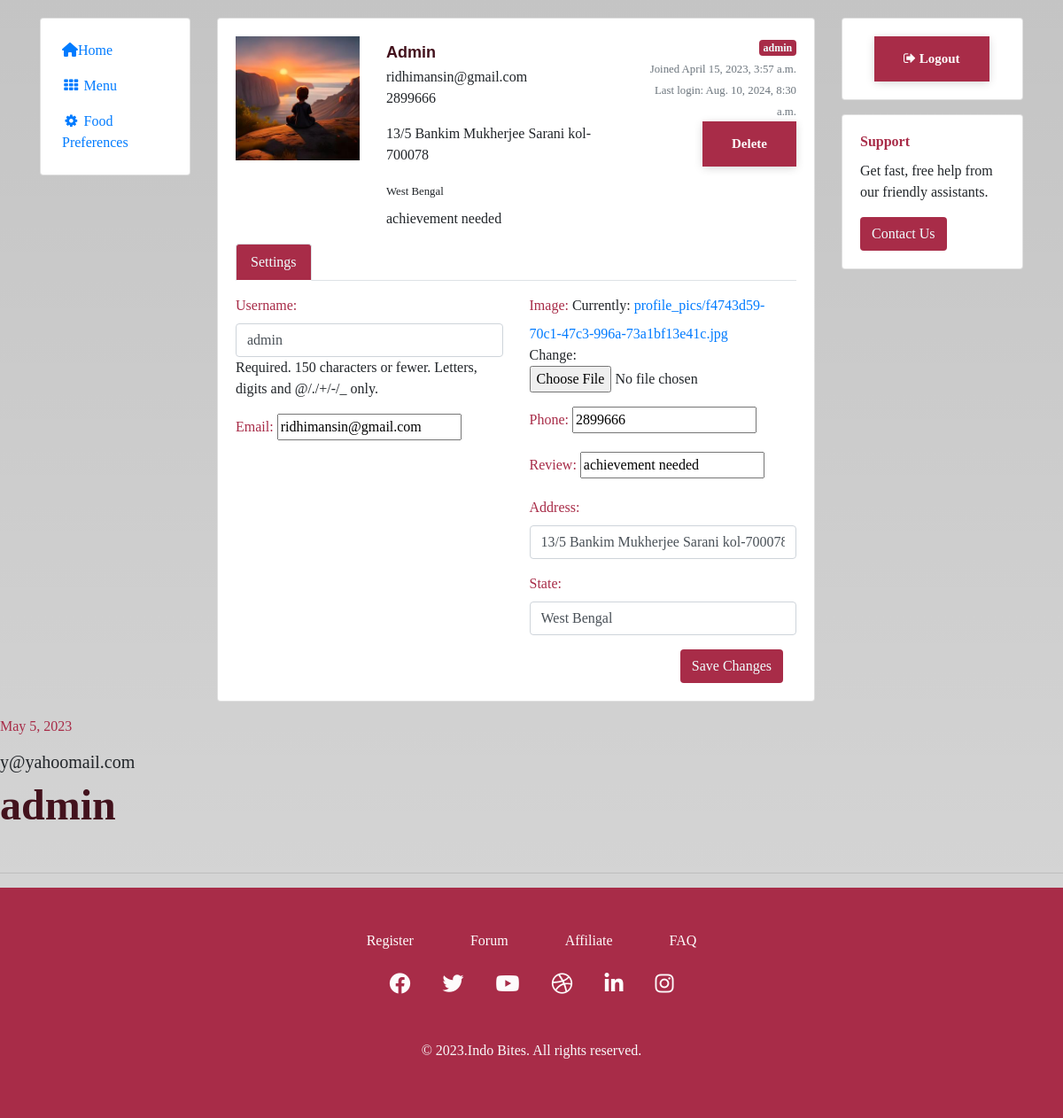
Screenshot of /prof/admin/ (signed in) with the database file from the repository.
### bongapp/models.py (models this page shows, shortened)
class Profile(models.Model):
    user = models.OneToOneField(User,on_delete=models.CASCADE)
    image= models.ImageField(default='default1.jpg',upload_to='profile_pics')
    phone=models.BigIntegerField(default=0000)
    review=models.TextField(default='No review',max_length=525)
    address = models.CharField(max_length=300,default='No address')
    state=models.CharField(max_length=111,default='No state')

class Booking(models.Model):
      name=models.TextField(default="no name")
      day = models.DateField(default=datetime.today())
      email=models.EmailField(default='ridhimansin@gmail.com')
      description=models.CharField(max_length=250,default='no special request')
      seats= models.CharField(max_length=100, choices=SEAT_CHOICES, default="2")
      phone=models.IntegerField(default=0)

### bongapp/views.py (the view)
# urls.py: path("prof/<str:username>/",views.prof,name='prof'),
def prof(request,username):
    if request.user.is_anonymous:
       return redirect("/login")
    user = get_object_or_404(User, username=username)
    if request.user.username != username:
        return render(request,'ProfileDifferent.html',{'user':user})
    if request.method == 'POST':
      uform=Userupdate(request.POST,instance=request.user)
      pform=Profileform(request.POST,
                        request.FILES,
                        instance=request.user.profile)
      if uform.is_valid() and pform.is_valid():
         uform.save()
         pform.save()
         messages.success(request, 'Profile update done')
         return redirect(f"/prof/{request.user.username}")
    else:
      uform=Userupdate(instance=request.user)
      pform=Profileform(instance=request.user.profile)
    jei=request.user.username
    all_users=Booking.objects.filter(name=jei)
    content={'uform':uform,
             'pform':pform,
             'all_users':all_users
             }
    return render(request,'ProfileCustomer.html',content)

### bongapp/forms.py
class Userupdate(forms.ModelForm):
   email=forms.EmailField()
   class Meta:
      model =User
      fields=['username','email']
      widgets = {
            'username': TextInput(attrs={
                'class': "form-control",
                'placeholder': 'Name'
                }),
            'email': EmailInput(attrs={
                'class': "form-control",
                'placeholder': 'Email'
                })
        }

class Profileform(forms.ModelForm):
   phone=forms.IntegerField()
   review=forms.CharField()
   address = forms.CharField(widget=forms.TextInput(attrs={
        'class': "form-control",
        'placeholder': 'Address'
    }))
   state = forms.CharField(widget=forms.TextInput(attrs={
        'class': "form-control",
        'placeholder': 'State'
    }))
   class Meta:
      model=Profile
      fields= ['image','phone','review','address','state']
      widgets = {
            'review': TextInput(attrs={
                'class': "form-control",
                'style': 'style="color :#A82C48"',
                'placeholder': 'Name'
                }),
            'phone': EmailInput(attrs={
                'class': "form-control",
                'placeholder': 'Email'
                })
        }

### templates/ProfileCustomer.html (shortened to what this page needs)
{% load static %}
<!DOCTYPE html>
<html lang="en">
<head>
    <link href="https://cdn.jsdelivr.net/npm/bootstrap@4.1.1/dist/css/bootstrap.min.css" rel="stylesheet">
    <link rel="stylesheet" href="https://cdnjs.cloudflare.com/ajax/libs/font-awesome/6.0.0-beta3/css/all.min.css">
</head>
<body>
    <link href="https://maxcdn.bootstrapcdn.com/font-awesome/4.3.0/css/font-awesome.min.css" rel="stylesheet">
    <div class="container">
        <div class="row flex-lg-nowrap">
            <div class="col-12 col-lg-auto mb-3" style="width: 200px;">
                <div class="card p-3">
                    <div class="e-navlist e-navlist--active-bg">
                        <ul class="nav">
                            <li class="nav-item"><a class="nav-link px-2 " href="\"><i
                                        class="fa-solid fa-house"></i><span>Home</span></a></li>
                            <li class="nav-item"><a class="nav-link px-2" href="\menu"><i
                                        class="fa fa-fw fa-th mr-1"></i><span>Menu</span></a></li>
                            <li class="nav-item"><a class="nav-link px-2" href="#" target="__blank"><i
                                        class="fa fa-fw fa-cog mr-1"></i><span>Food Preferences</span></a></li>
                        </ul>
                    </div>
                </div>
            </div>
            <div class="col">
                <div class="row">
                    <div class="col mb-3">
                        <div class="card">
                            <div class="card-body">
                                <div class="e-profile">
                                    <div class="row">
                                        <div class="col-12 col-sm-auto mb-3">
                                            <div class="mx-auto" style="width: 140px;">
                                                <div class="d-flex justify-content-center align-items-center rounded"
                                                    style="height: 140px; background-color: rgb(233, 236, 239);">
                                                    <img src="{{user.profile.image.url}}" alt="profil poc"
                                                        style="height:140px;width:140px; object-fit: cover;object-position:center;">
                                                </div>
                                            </div>
                                        </div>
                                        <div class="col d-flex flex-column flex-sm-row justify-content-between mb-3">
                                            <div class="text-center text-sm-left mb-2 mb-sm-0">
                                                <h4 class="pt-sm-2 pb-1 mb-0 text-nowrap">{{user.username}}</h4>
                                                <p class="mb-0">{{user.email}}</p>
                                                <p> {{user.profile.phone}}</p>
                                                <p>{{user.profile.address}}</p>
                                                <small>{{user.profile.state}}</small>
                                                <div class="mt-2">
                                                    <p class="mb-0">{{user.profile.review}}</p>
                                                </div>
                                            </div>
                                            <div class="text-center text-md-right">
                                                <span class="badge badge-secondary"
                                                    style="background-color: #A82C48; color: azure;">{{user.username}}</span>
                                                <div class="text-muted"><small>Joined {{user.date_joined}}</small></div>
                                                <div class="text-muted"><small>Last login: {{user.last_login}}</small>
                                                </div>
                                                <form action="/deleteprofile" method="POST"><button class="main-btn"
                                                        type="submit">Delete</button></form>
                                            </div>
                                        </div>
                                    </div>
                                    <ul class="nav nav-tabs">
                                        <li class="nav-item"><span class="active nav-link"
                                                style="background-color: #A82C48; color :azure">Settings</span></li>
                                    </ul>
                                    <div class="tab-content pt-3">
                                        <div class="tab-pane active">
                                            <form class="form" action="" method="POST" enctype="multipart/form-data">
                                                <div class="row">
                                                    <div class="col">
                                                        <div class="row">
                                                            <div class="col">
                                                                {{ uform.as_p }}
                                                            </div>
                                                            <div class="col">
                                                                {{ pform.as_p }}
                                                            </div>
                                                        </div>
                                                    </div>
                                                </div>
                                                <div class="col d-flex justify-content-end">
                                                    <button class="btn" type="submit"
                                                        style="background-color: #A82C48; color: azure;">Save
                                                        Changes</button>
                                                </div>
                                            </form>
                                        </div>
                                    </div>
                                </div>
                            </div>
                        </div>
                    </div>
                    <div class="col-12 col-md-3 mb-3">
                        <div class="card mb-3">
                            <div class="card-body">
                                <div class="px-xl-3">
                                    <button class="main-btn "><i class="fa fa-sign-out"></i>
                                        <span><a style="color: #fefcfc;" href="/logout">Logout</a></span>
                                    </button>
                                </div>
                            </div>
                        </div>
                        <div class="card">
                            <div class="card-body">
                                <h6 class="card-title font-weight-bold" style="color :#A82C48">Support</h6>
                                <p class="card-text">Get fast, free help from our friendly assistants.</p>
                                <button type="button" class="btn "
                                    style="background-color: #A82C48; color: azure;">Contact Us</button>
                            </div>
                        </div>
                    </div>
                </div>
            </div>
        </div>
    </div>
    <section>
        {% if all_users %}
        {% for alluser in all_users %}
        <label>{{alluser.day}} </label>
        <h5>{{alluser.email}} </h5>
        <h1>{{alluser.name}} </h1>
        <hr>
        {% endfor %}
        {% else %}
        <h1>None</h1>
        {% endif %}
    </section>
    <footer id="footer">
        <div class="footer py-5">
            <div class="container">
                <div class="row">
                    <div class="col-md-12 text-center">
                        <a class="footer-link" href="/signin">Register</a>
                        <a class="footer-link" href="#">Forum</a>
                        <a class="footer-link" href="#">Affiliate</a>
                        <a class="footer-link" href="#">FAQ</a>
                        <div class="footer-social pt-4 text-center">
                            <a href="#"><i class="fab fa-facebook-f"></i></a>
                            <a href="#"><i class="fab fa-twitter"></i></a>
                            <a href="#"><i class="fab fa-youtube"></i></a>
                            <a href="#"><i class="fab fa-dribbble"></i></a>
                            <a href="#"><i class="fab fa-linkedin"></i></a>
                            <a href="#"><i class="fab fa-instagram"></i></a>
                        </div>
                    </div>
                    <div class="col-sm-12">
                        <div class="footer-copy">
                            <div class="copy-right text-center pt-5">
                                <p class="text-light">© 2023.Indo Bites. All rights reserved.</p>
                            </div>
                        </div>
                    </div>
                </div>
            </div>
        </div>
    </footer>
</body>
</html>

### templates/ProfileCustomer.html (style rules this page uses)
body { margin-top: 20px; background-image: linear-gradient(rgba(0, 0, 0, 0.23), rgba(0, 0, 0, 0.153)), url("/static/bg/bg-4.jpg"); background-repeat: no-repeat; background-size: cover; background-attachment: fixed; height: 100%; font-family: papyrus; }
:root { --primary-color: #A82C48; --secondry-color: #43121d; --third-color: #f98169; --white-color: #fffffffa; --text-color: #0e0707; --text-gray: #999; --black-color: #000; --primary-font: 'Roboto', sans-serif; --secondry-font: 'Quicksand', sans-serif; }
h1 { font-size: 3rem; font-weight: 900; margin-bottom: 3rem; color: var(--secondry-color); }
h4 { color: var(--secondry-color); font-family: var(--secondry-font); text-transform: capitalize; font-size: 18px; font-weight: 800; margin-bottom: 0.5rem; }
.main-btn { display: inline-block; padding: 0.625rem 1.875rem; line-height: 1.5625rem; background-color: var(--primary-color); border: 0.1875rem solid var(--primary-color); color: var(--white-color); font-size: 0.9375rem; font-weight: 600; text-transform: capitalize; box-shadow: 0px 2px 10px -1px rgb(0 0 0 / 19%); -webkit-transition: all .4s ease-out 0s; -o-transition: all .4s ease-out 0s; -moz-transition: all .4s ease-out 0s; transition: all .4s ease-out 0s; }
label { color: #A82C48 }
button { background-color: #A82C48; color: azure; }
.footer { background: #A82C48; }
.footer .footer-link { font-size: 1rem; color: #fffffffa; padding: 0 1.875rem; }
.footer a i { font-size: 1.5rem; color: #fffffffa; padding: 0 1rem; }

### rows the page displays
Profile: phone "2899666", review "achievement needed", address "13/5 Bankim Mukherjee Sarani kol-700078", state "West Bengal"
Booking: day "May 5, 2023", email "y@yahoomail.com", name "admin"

### other values shown
{{ user.username }} "Admin"
{{ user.email }} "ridhimansin@gmail.com"
{{ user.profile.phone }} "2899666"
{{ user.profile.address }} "13/5 Bankim Mukherjee Sarani kol-700078"
{{ user.profile.state }} "West Bengal"
{{ user.profile.review }} "achievement needed"
{{ user.username }} "admin"
{{ user.date_joined }} "April 15, 2023, 3:57 a.m."
{{ user.last_login }} "Aug. 10, 2024, 8:30 a.m."
